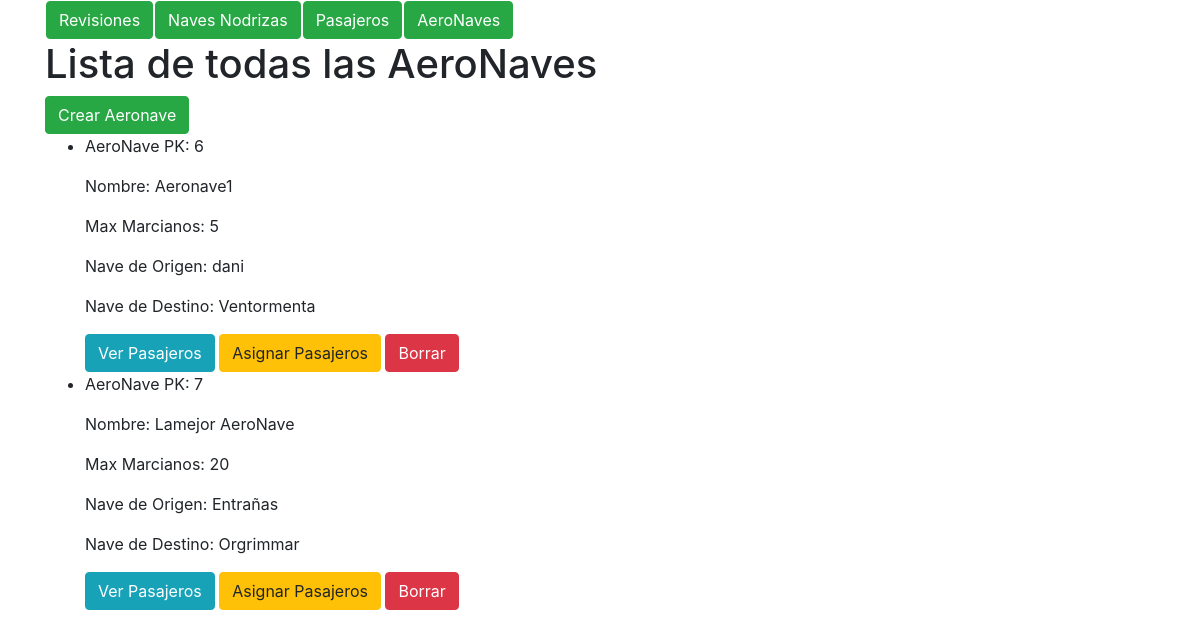
The app's page /aeronave/, older data.
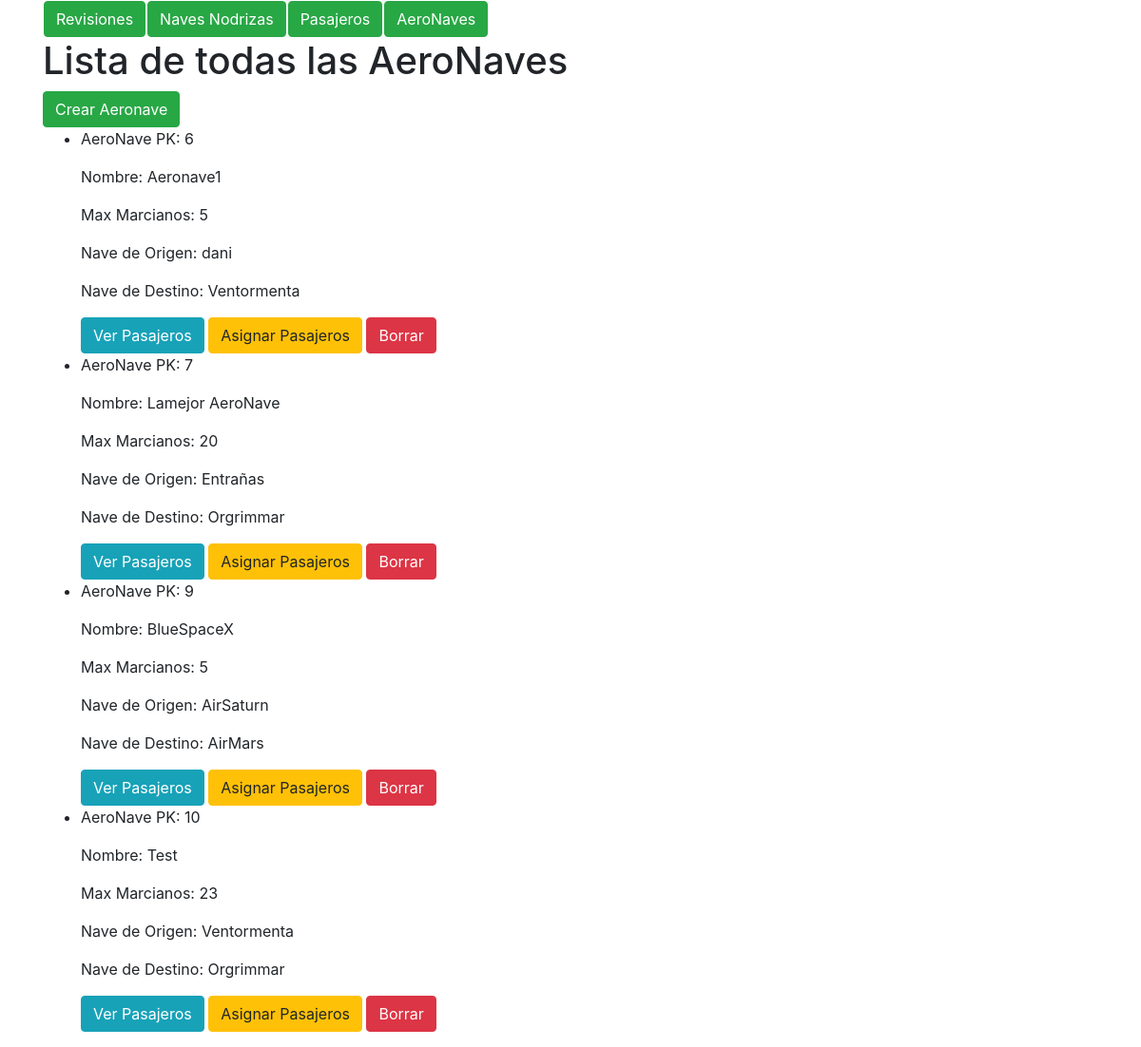
The same page, newer data.
### marcianos/models.py (models this page shows, shortened)
class aeronave(models.Model):
    nombre = models.CharField(max_length=400)
    max_marcianos = models.PositiveIntegerField()
    nave_origen = models.ForeignKey(nave_nodriza, on_delete=models.CASCADE,
        related_name = 'nave_origen', null=True)
    nave_destino = models.ForeignKey(nave_nodriza, on_delete=models.CASCADE,
        related_name = 'nave_destino', null=True)

class nave_nodriza(models.Model):
    nombre = models.CharField(max_length=400)

### marcianos/views.py (the view)
# urls.py: path('aeronave/', views.aeronaveList, name = 'aeronaves_list'),
def aeronaveList(request, template_name = 'aeronave/lista.html'):
    aeronaves = aeronave.objects.all() #Obtengo la lista de naves
    data = {}
    data['object_list'] = aeronaves #Devuelvo los objetos que voy a pintar
    return render(request, template_name, data)

### marcianos/templates/aeronave/lista.html (shortened to what this page needs)
<!DOCTYPE html>
<html>
  <head>
    <link rel="stylesheet" href="https://maxcdn.bootstrapcdn.com/bootstrap/4.0.0-beta.2/css/bootstrap.min.css">
  </head>
  <body>
    <div class="container">
      {% include "home.html" %}
        <h1>Lista de todas las AeroNaves</h1>
        <a class="btn btn-success" href='{% url "aeronave_create" %}'> Crear Aeronave </a>
        <ul>
          {% for AeroNave in object_list %}
            <li>
              <p>AeroNave PK: {{ AeroNave.pk }}</p>
              <p>Nombre: {{ AeroNave.nombre }}</p>
              <p>Max Marcianos: {{ AeroNave.max_marcianos}} </p>
              <p>Nave de Origen: {{ AeroNave.nave_origen.nombre }} </p>
              <p>Nave de Destino: {{ AeroNave.nave_destino.nombre }} </p>
              <a class="btn btn-info" href='{% url "mostrar_pasajeros" AeroNave.pk %}'>Ver Pasajeros</a>
              <a class="btn btn-warning" href='{% url "asignar_pasajeros" AeroNave.pk %}'>Asignar Pasajeros</a>
              <a class="btn btn-danger" href='{% url "aeronave_delete" AeroNave.pk %}'>Borrar</a>
            </li>
          {% endfor %}
        </ul>
    </div>
  </body>
</html>

### marcianos/templates/home.html
<table>
    <tr>
        <td>
          <a class="btn btn-success" href='{% url "revision_list" %}'> Revisiones</a>
        </td>
        <td>
          <a class="btn btn-success" href='{% url "naves_list" %}'> Naves Nodrizas</a>
        </td>
        <td>
          <a class="btn btn-success" href='{% url "pasajero_list" %}'> Pasajeros</a>
        </td>
        <td>
          <a class="btn btn-success" href='{% url "aeronaves_list" %}'> AeroNaves</a>
        </td>
</table>

Row changes from the older to the newer data that the page shows:
added aeronave: pk "9", nombre "BlueSpaceX", max_marcianos "5", nave_origen.nombre "AirSaturn", nave_destino.nombre "AirMars"
added aeronave: pk "10", nombre "Test", max_marcianos "23", nave_origen.nombre "Ventormenta", nave_destino.nombre "Orgrimmar"
